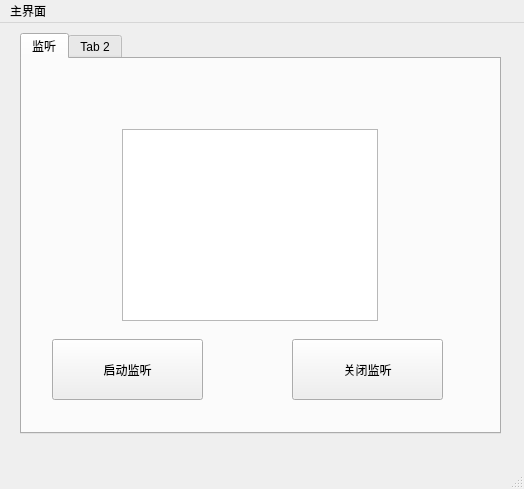
<?xml version="1.0" encoding="UTF-8"?>
<ui version="4.0">
 <class>MainWindow</class>
 <widget class="QMainWindow" name="MainWindow">
  <property name="geometry">
   <rect>
    <x>0</x>
    <y>0</y>
    <width>524</width>
    <height>489</height>
   </rect>
  </property>
  <property name="windowTitle">
   <string>MainWindow</string>
  </property>
  <widget class="QWidget" name="centralwidget">
   <widget class="QTabWidget" name="tabWidget">
    <property name="geometry">
     <rect>
      <x>20</x>
      <y>10</y>
      <width>481</width>
      <height>401</height>
     </rect>
    </property>
    <property name="currentIndex">
     <number>0</number>
    </property>
    <property name="iconSize">
     <size>
      <width>24</width>
      <height>24</height>
     </size>
    </property>
    <widget class="QWidget" name="tab">
     <attribute name="title">
      <string>监听</string>
     </attribute>
     <widget class="QPushButton" name="pushButton">
      <property name="enabled">
       <bool>true</bool>
      </property>
      <property name="geometry">
       <rect>
        <x>30</x>
        <y>280</y>
        <width>151</width>
        <height>61</height>
       </rect>
      </property>
      <property name="sizePolicy">
       <sizepolicy hsizetype="Maximum" vsizetype="Maximum">
        <horstretch>0</horstretch>
        <verstretch>0</verstretch>
       </sizepolicy>
      </property>
      <property name="baseSize">
       <size>
        <width>0</width>
        <height>0</height>
       </size>
      </property>
      <property name="text">
       <string>启动监听</string>
      </property>
      <property name="iconSize">
       <size>
        <width>25</width>
        <height>25</height>
       </size>
      </property>
     </widget>
     <widget class="QPushButton" name="pushButton_2">
      <property name="enabled">
       <bool>true</bool>
      </property>
      <property name="geometry">
       <rect>
        <x>270</x>
        <y>280</y>
        <width>151</width>
        <height>61</height>
       </rect>
      </property>
      <property name="sizePolicy">
       <sizepolicy hsizetype="Maximum" vsizetype="Maximum">
        <horstretch>0</horstretch>
        <verstretch>0</verstretch>
       </sizepolicy>
      </property>
      <property name="baseSize">
       <size>
        <width>0</width>
        <height>0</height>
       </size>
      </property>
      <property name="text">
       <string>关闭监听</string>
      </property>
      <property name="iconSize">
       <size>
        <width>25</width>
        <height>25</height>
       </size>
      </property>
     </widget>
     <widget class="QTextBrowser" name="textBrowser">
      <property name="geometry">
       <rect>
        <x>100</x>
        <y>70</y>
        <width>256</width>
        <height>192</height>
       </rect>
      </property>
     </widget>
    </widget>
    <widget class="QWidget" name="tab_2">
     <attribute name="title">
      <string>Tab 2</string>
     </attribute>
    </widget>
   </widget>
  </widget>
  <widget class="QMenuBar" name="menubar">
   <property name="geometry">
    <rect>
     <x>0</x>
     <y>0</y>
     <width>524</width>
     <height>23</height>
    </rect>
   </property>
   <widget class="QMenu" name="menu">
    <property name="title">
     <string>主界面</string>
    </property>
   </widget>
   <addaction name="menu"/>
  </widget>
  <widget class="QStatusBar" name="statusbar"/>
 </widget>
 <resources/>
 <connections/>
</ui>
